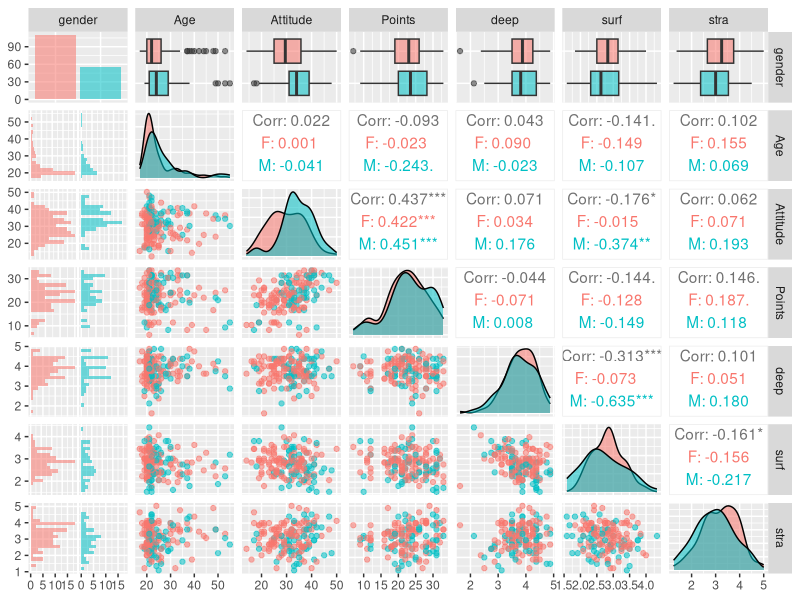

The R script that drew this image:
## ---- chunk 1
library(GGally)
library(ggplot2)

learning2014 <- read.table("data/learning.csv", sep = ",", header = TRUE)
learning2014$X <- NULL
## ---- chunk 2
head(learning2014)
## ---- chunk 3
str(learning2014)
## ---- chunk 4
summary(learning2014)
## ---- chunk 5

## ---- chunk 6
kuvaaja <- ggpairs(learning2014, mapping = aes(col = gender, alpha = 0.3), lower = list(combo = wrap("facethist", bins = 20)))
kuvaaja
